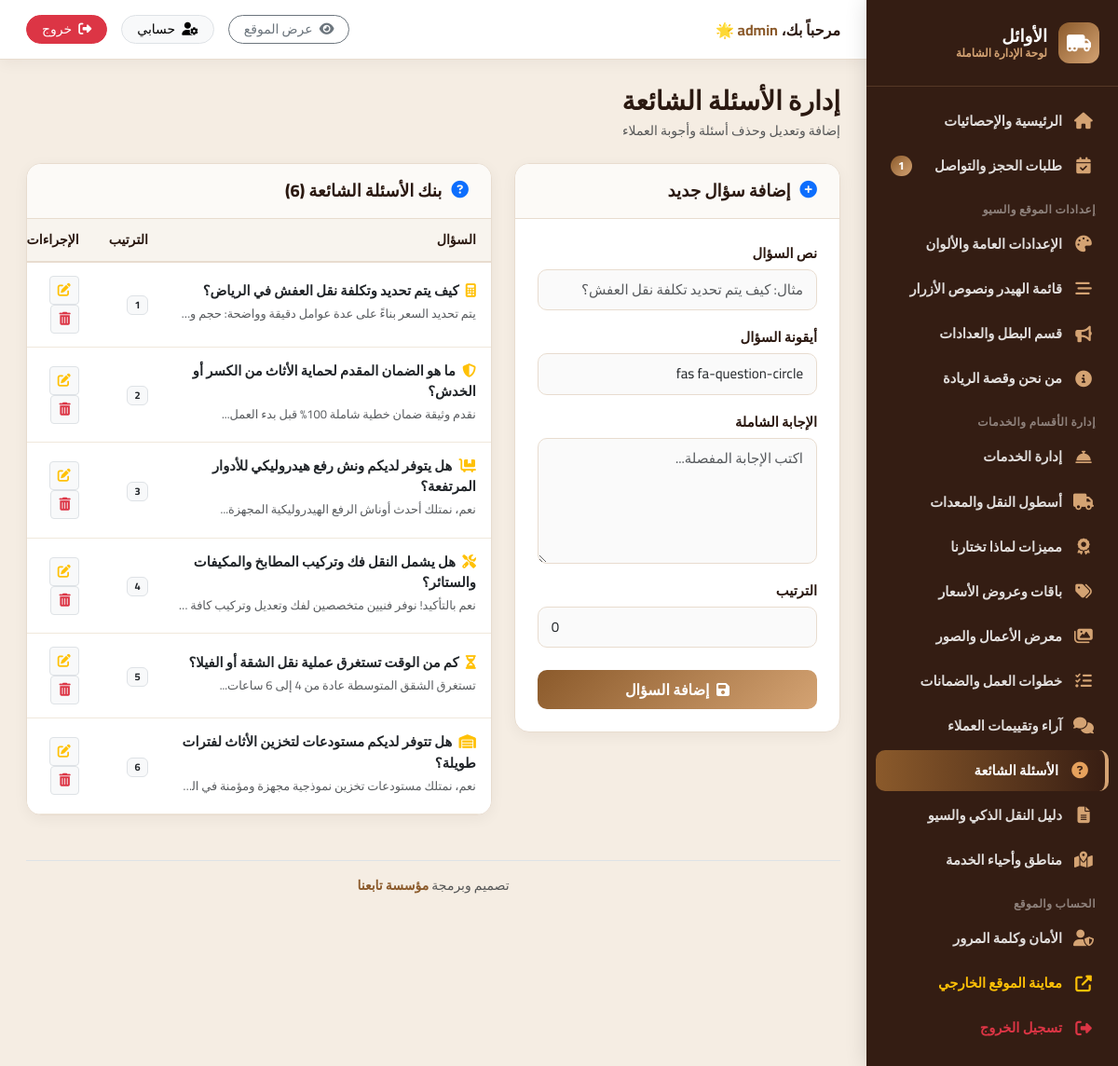
Before: /admin/faqs.php (signed in) with the older database file.
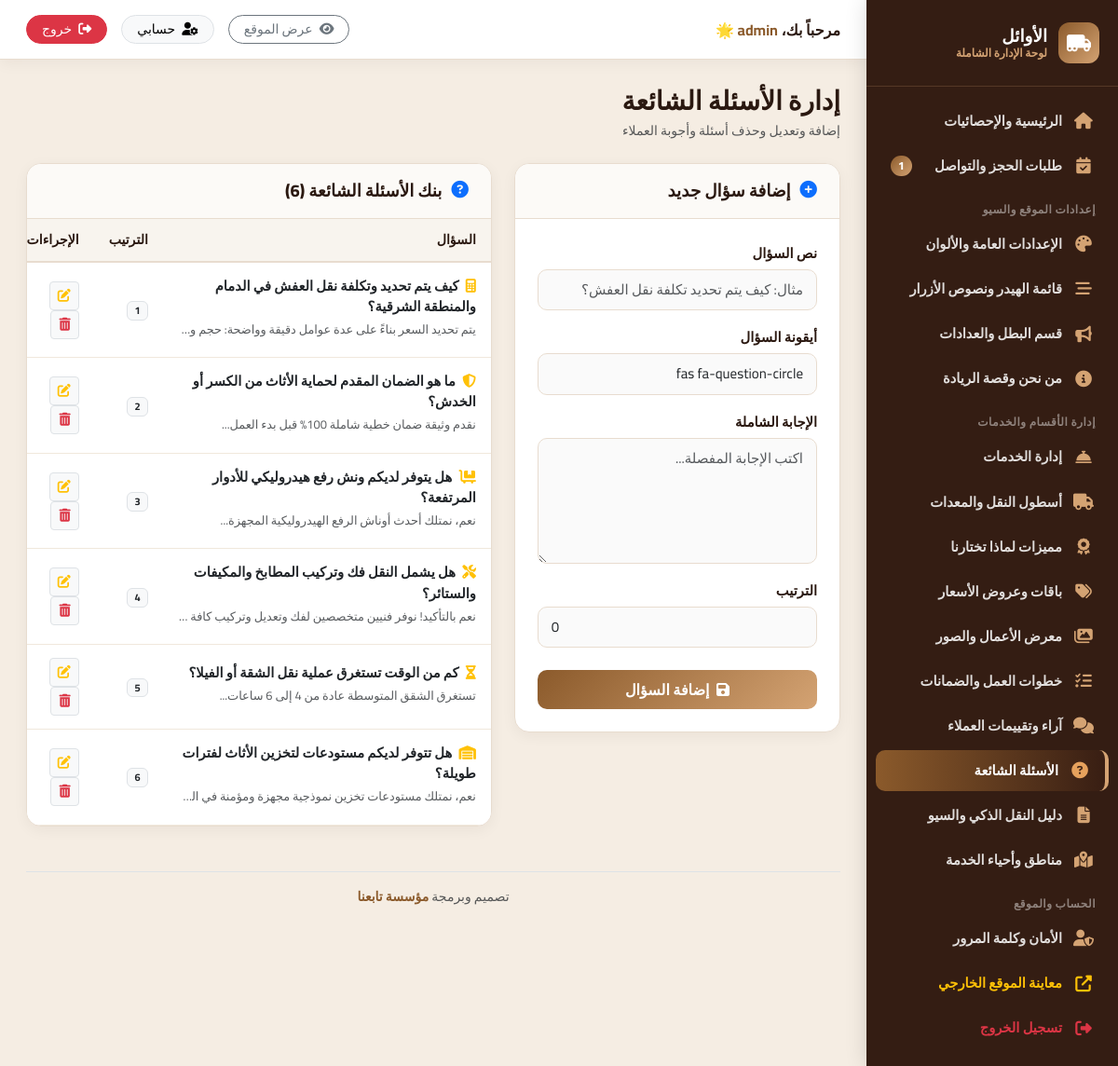
After: the same page with the newer database file.
### tables this page shows
CREATE TABLE faqs (
  id INTEGER PRIMARY KEY AUTOINCREMENT,
  question TEXT NOT NULL,
  answer TEXT NOT NULL,
  icon TEXT DEFAULT 'fas fa-question-circle',
  sort_order INTEGER DEFAULT 0
);

### admin/faqs.php (the view, shortened to what this page needs)
<?php
require_once __DIR__ . '/includes/admin_header.php';
$edit_faq = null;
$faqs = $pdo->query("SELECT * FROM faqs ORDER BY sort_order ASC, id ASC")->fetchAll();
?>
<div class="d-flex align-items-center justify-content-between mb-4">
  <div>
    <h3 class="fw-bold mb-1" style="color:var(--text-dark);">إدارة الأسئلة الشائعة</h3>
    <p class="text-muted small mb-0">إضافة وتعديل وحذف أسئلة وأجوبة العملاء</p>
  </div>
</div>
<div class="row g-4">
  <div class="col-lg-5">
    <div class="content-card">
      <div class="content-card-header">
        <h5>
          <i class="fas <?= $edit_faq ? 'fa-edit text-warning' : 'fa-plus-circle text-primary' ?>"></i>
          <?= $edit_faq ? 'تعديل السؤال' : 'إضافة سؤال جديد' ?>
        </h5>
      </div>
      <div class="content-card-body">
        <form method="POST" action="faqs.php">
          <div class="mb-3">
            <label class="form-label">نص السؤال</label>
            <input type="text" name="question" class="form-control" value="<?= htmlspecialchars($edit_faq['question'] ?? '') ?>" required placeholder="مثال: كيف يتم تحديد تكلفة نقل العفش؟" />
          </div>
          <div class="mb-3">
            <label class="form-label">أيقونة السؤال</label>
            <input type="text" name="icon" class="form-control" value="<?= htmlspecialchars($edit_faq['icon'] ?? 'fas fa-question-circle') ?>" required placeholder="fas fa-calculator" />
          </div>
          <div class="mb-3">
            <label class="form-label">الإجابة الشاملة</label>
            <textarea name="answer" class="form-control" rows="5" required placeholder="اكتب الإجابة المفصلة..."><?= htmlspecialchars($edit_faq['answer'] ?? '') ?></textarea>
          </div>
          <div class="mb-4">
            <label class="form-label">الترتيب</label>
            <input type="number" name="sort_order" class="form-control" value="<?= htmlspecialchars($edit_faq['sort_order'] ?? 0) ?>" />
          </div>
          <button type="submit" class="btn btn-admin-primary w-100">
            <i class="fas fa-save me-1"></i> <?= $edit_faq ? 'حفظ التعديل' : 'إضافة السؤال' ?>
          </button>
        </form>
      </div>
    </div>
  </div>
  <div class="col-lg-7">
    <div class="content-card">
      <div class="content-card-header">
        <h5><i class="fas fa-question-circle text-primary"></i> بنك الأسئلة الشائعة (<?= count($faqs) ?>)</h5>
      </div>
      <div class="content-card-body p-0">
        <div class="table-responsive">
          <table class="table table-hover align-middle mb-0">
            <thead>
              <tr>
                <th>السؤال</th>
                <th>الترتيب</th>
                <th width="120">الإجراءات</th>
              </tr>
            </thead>
            <tbody>
              <?php foreach ($faqs as $f): ?>
              <tr>
                <td>
                  <strong class="d-block text-dark mb-1">
                    <i class="<?= htmlspecialchars($f['icon']) ?> text-warning me-1"></i>
                    <?= htmlspecialchars($f['question']) ?>
                  </strong>
                  <small class="text-muted text-truncate d-inline-block" style="max-width:320px;"><?= htmlspecialchars($f['answer']) ?></small>
                </td>
                <td><span class="badge bg-light text-dark border"><?= $f['sort_order'] ?></span></td>
                <td>
                  <a href="faqs.php?edit_id=<?= $f['id'] ?>" class="btn btn-sm btn-light border" title="تعديل">
                    <i class="fas fa-edit text-warning"></i>
                  </a>
                  <a href="faqs.php?delete_id=<?= $f['id'] ?>" class="btn btn-sm btn-light border confirm-delete" title="حذف">
                    <i class="fas fa-trash-alt text-danger"></i>
                  </a>
                </td>
              </tr>
              <?php endforeach; ?>
            </tbody>
          </table>
        </div>
      </div>
    </div>
  </div>
</div>
<?php require_once __DIR__ . '/includes/admin_footer.php'; ?>

Changed rows visible on the page:
changed faqs: question "كيف يتم تحديد وتكلفة نقل العفش في الرياض؟" → "كيف يتم تحديد وتكلفة نقل العفش في الدمام والمنطقة الشرقية؟"
